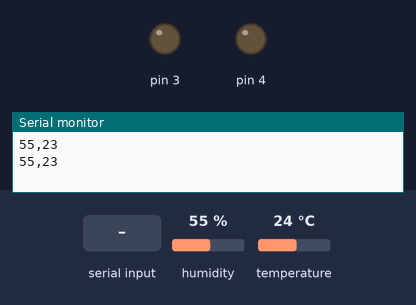
Recording of a sketch running on a simulated Arduino Uno, built with avr-gcc and run on an emulated ATmega328P. On the bench: output pins drawn as LEDs (lit = HIGH), the last lines printed to the serial monitor. The inputs (shaded band) are chosen by the test bench; at power-on: humidity 55 %, temperature 24 °C.

Above: at 1.2 s.
1.3 s: "H" received over Serial
At 3.2 s:
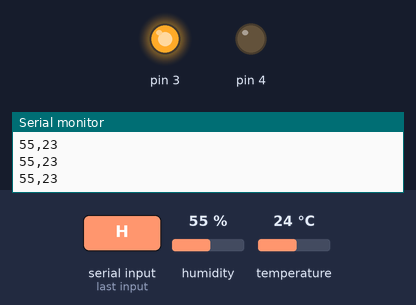
3.5 s: "h" received over Serial
At 4.7 s:
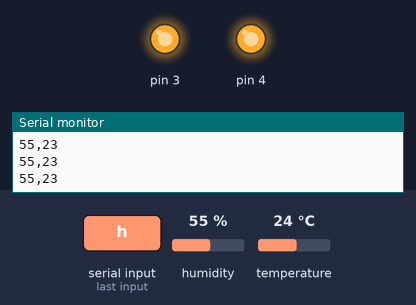
5.5 s: "L" received over Serial
At 7.2 s:
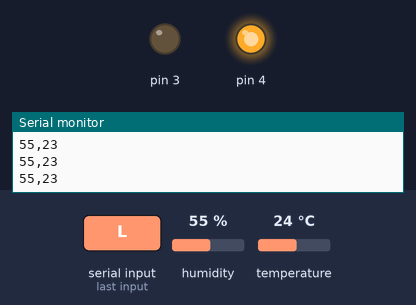
7.6 s: "l" received over Serial
At 8.5 s:
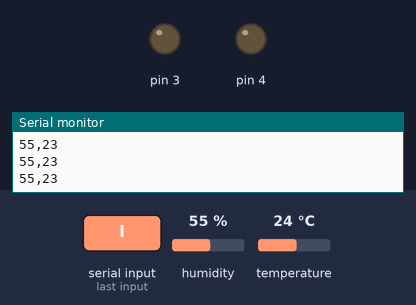
Timing chart, 0 to 10.6 s (numbered marks = the images above; inputs shaded):
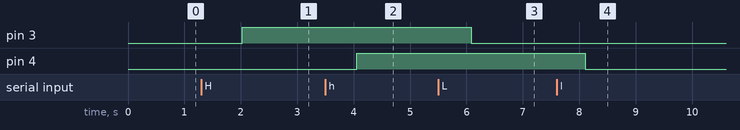

Measured:
- after the input at 1.3 s, pin 3: LOW → HIGH after 0.73 s
- after the input at 3.5 s, pin 4: LOW → HIGH after 0.55 s
- after the input at 5.5 s, pin 3: HIGH → LOW after 0.58 s
- after the input at 7.6 s, pin 4: HIGH → LOW after 0.51 s

The sketch:

DHT.ino
```cpp
#include "DHT.h"
String readString;
#define DHTPIN 2
int val;
#define DHTTYPE DHT11
int led = 3;
int Led = 4;
int H = 0;
int C = 0;
DHT dht(DHTPIN, DHTTYPE);
void setup() {
  Serial.begin(9600);
  pinMode(3, OUTPUT);
  pinMode(4, OUTPUT);
  dht.begin();
}
void loop() {
  while (Serial.available()) {
    delay(3);
    char c = Serial.read();
    readString += c;
    val = readString.toInt();
  }
  if (readString.length() > 0) {
    //Serial.println(readString);
    if (readString == "H")
    {
      digitalWrite(3, HIGH);
    }
    if (readString == "L")
    {
      digitalWrite(3, LOW);
    }
    if (readString == "h")
    {
      digitalWrite(4, HIGH);
    }
    if (readString == "l")
    {
      digitalWrite(4, LOW);
    }
    readString = "";
  }
  float h = dht.readHumidity();
  float t = dht.readTemperature();
  float f = dht.readTemperature(true);
  if (isnan(h) || isnan(t) || isnan(f)) {
    return;
  }
  float hif = dht.computeHeatIndex(f, h);
  float hic = dht.computeHeatIndex(t, h, false);
  H = (int)h;
  C = (int)hic;
  Serial.print(H);
  Serial.print(",");
  Serial.println(C);
  delay(1000);
}
```
